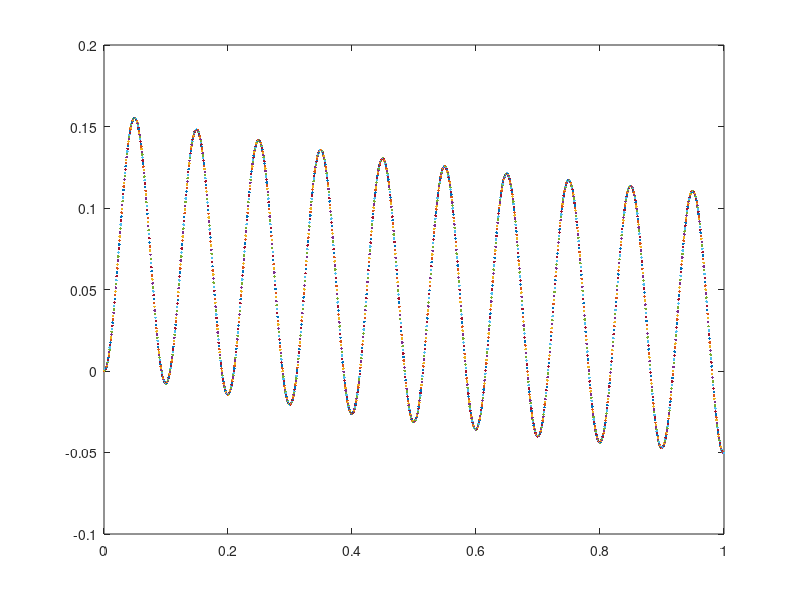

The MATLAB source for this figure:
R = 10000;  %resistance
C = 0.0001; %capacitance
v = 0;      %Voltage
t = 0;      %time

h = 0.0005;
t_section = 1;
n = t_section./h;

plot(t,v,'.')
hold on
for i=1:n
   t = t + h;
   v = v + h.*(-v + 5.*sin(20.*pi.*t))./(R.*C);
   plot(t,v,'.')
   hold on
end